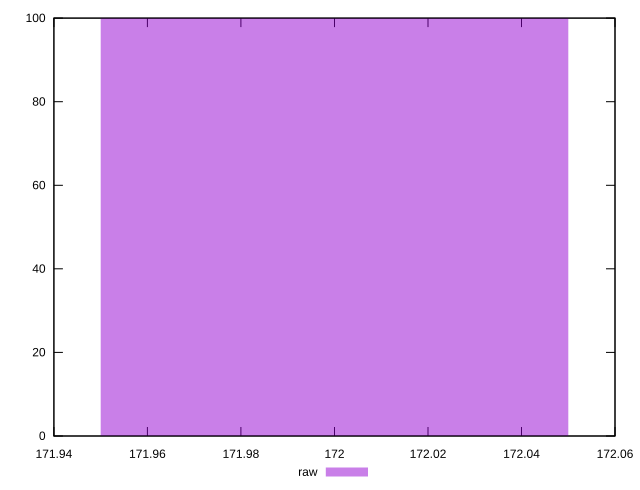

Write gnuplot code to recreate this figure.
reset
set terminal svg size 640, 490 enhanced background rgb 'white'
set output "reprap/dom-size/samples/pages+cached+noexternal+noimg/raw/histogram.svg"

$raw <<EOF
172 100
EOF

set key outside below
set boxwidth 0.1
set yrange [0:100]
set style fill transparent solid 0.5 noborder

plot \
  $raw title "raw" with boxes, \


reset
